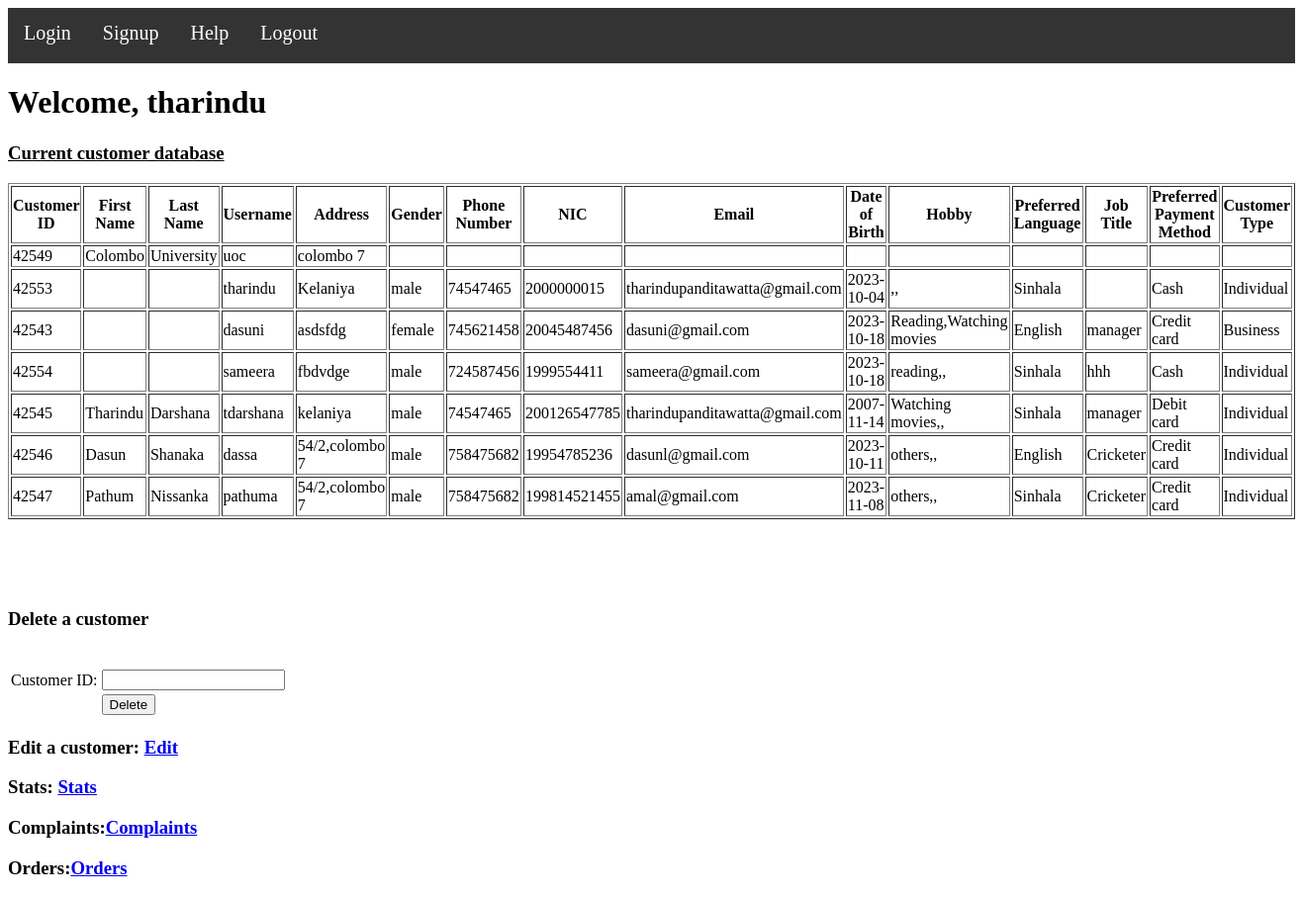
The app's page /temp/admin.php (signed in) with its own data.
### tables this page shows
CREATE TABLE IF NOT EXISTS `customer_relation` (
  `Customer_id` int(11) NOT NULL AUTO_INCREMENT,
  `First_name` varchar(20) NOT NULL,
  `Last_name` varchar(20) NOT NULL,
  `Username` varchar(30) NOT NULL,
  `Password` varchar(20) NOT NULL,
  `Address` varchar(30) DEFAULT NULL,
  `Gender` varchar(10) DEFAULT NULL,
  `Phone_no` int(10) DEFAULT NULL,
  `NIC` bigint(12) DEFAULT NULL,
  `Email` varchar(30) DEFAULT NULL,
  `Date_of_birth` varchar(20) DEFAULT NULL,
  `Hobby` varchar(50) DEFAULT NULL,
  `Preferred_language` varchar(10) DEFAULT NULL,
  `Job_title` varchar(10) DEFAULT NULL,
  `Preferred_payment_method` varchar(15) DEFAULT NULL,
  `Customer_type` varchar(10) DEFAULT NULL,
  `Admin` varchar(10) DEFAULT NULL,
  PRIMARY KEY (`Customer_id`)
);

### temp/admin.php (the view, shortened to what this page needs)
<?php
include("connection.php");
if (isset($_SESSION['username'])) {
    $username = $_SESSION['username'];
}
else {
    echo "<p style='color: red;'>You must log in first.<a href='index.php'>Login</a></p>";
    exit();
}
?>
<html>
<head>
    <link rel="stylesheet" type="text/css" href="./files/sample.css">
</head>
<body>
<ul class="ul1" >
    <li><a href="index.php">Login</a></li>
    <li><a href="signup.php">Signup</a></li>
    <li><a href="help.php">Help</a></li>
    <li><a href="logout.php">Logout</a></li>
</ul>
<h1>Welcome, <?php echo $username; ?></h1>
<h3><u>Current customer database</u></h3>
<?php
$sql = "SELECT Customer_id, First_name, Last_name, Username, Address, Gender, Phone_no, NIC, Email, Date_of_birth, Hobby, Preferred_language, Job_title, Preferred_payment_method, Customer_type
        FROM customer_relation
        WHERE Admin != 'yes'";
$result = $conn->query($sql);
if ($result->num_rows > 0) {
    echo "<table border='1'>";
    echo "<tr><th>Customer ID</th><th>First Name</th><th>Last Name</th><th>Username</th><th>Address</th><th>Gender</th><th>Phone Number</th><th>NIC</th><th>Email</th><th>Date of Birth</th><th>Hobby</th><th>Preferred Language</th><th>Job Title</th><th>Preferred Payment Method</th><th>Customer Type</th></tr>";
    while($row = $result->fetch_assoc()) {
        echo "<tr>";
        echo "<td>" . $row['Customer_id'] . "</td>";
        echo "<td>" . $row['First_name'] . "</td>";
        echo "<td>" . $row['Last_name'] . "</td>";
        echo "<td>" . $row['Username'] . "</td>";
        echo "<td>" . $row['Address'] . "</td>";
        echo "<td>" . $row['Gender'] . "</td>";
        echo "<td>" . $row['Phone_no'] . "</td>";
        echo "<td>" . $row['NIC'] . "</td>";
        echo "<td>" . $row['Email'] . "</td>";
        echo "<td>" . $row['Date_of_birth'] . "</td>";
        echo "<td>" . $row['Hobby'] . "</td>";
        echo "<td>" . $row['Preferred_language'] . "</td>";
        echo "<td>" . $row['Job_title'] . "</td>";
        echo "<td>" . $row['Preferred_payment_method'] . "</td>";
        echo "<td>" . $row['Customer_type'] . "</td>";
        echo "</tr>";
    }
    echo "</table>";
} else {
    echo "No user data found.";
}
?>
<br/><br/><br/><br/>
<h3>Delete a customer</h3><br/>
<form method="post" action="">
    <table>
        <tr>
            <td>Customer ID:</td>
            <td><input type="number" name="cid"></td>
        </tr>
        <tr>
            <td></td>
            <td><input type="submit" value="Delete"></td>
        </tr>
    </table>
</form>
<h3>Edit a customer: <a href="edit.php">Edit</a></h3>
<h3>Stats: <a href="noc.php">Stats</a></h3>
<h3>Complaints:<a href="admin_complaint.php">Complaints</a></h3>
<h3>Orders:<a href="admin_order.php">Orders</a></h3>
</body>
</html>

### temp/files/sample.css (style rules this page uses)
li a,.ul1 { list-style-type:none; margin:0; padding:0; overflow:hidden; background-color:#333; }
li, .set { font-size:20px; }
li { float:left; }
li a, .dropbtn { display:inline-block; color:white; text-align:center; padding:14px 16px; text-decoration:none; }

### records on screen
customer_relation: Customer_id "42549", First_name "Colombo", Last_name "University", Username "uoc", Address "colombo 7"
customer_relation: Customer_id "42553", Username "tharindu", Address "Kelaniya", Gender "male", Phone_no "74547465", NIC "2000000015", Email "tharindupanditawatta@gmail.com", Date_of_birth "2023-10-04", Hobby ",,", Preferred_language "Sinhala", Preferred_payment_method "Cash", Customer_type "Individual"
customer_relation: Customer_id "42543", Username "dasuni", Address "asdsfdg", Gender "female", Phone_no "745621458", NIC "20045487456", Email "dasuni@gmail.com", Date_of_birth "2023-10-18", Hobby "Reading,Watching movies", Preferred_language "English", Job_title "manager", Preferred_payment_method "Credit card", Customer_type "Business"
customer_relation: Customer_id "42554", Username "sameera", Address "fbdvdge", Gender "male", Phone_no "724587456", NIC "1999554411", Email "sameera@gmail.com", Date_of_birth "2023-10-18", Hobby "reading,,", Preferred_language "Sinhala", Job_title "hhh", Preferred_payment_method "Cash", Customer_type "Individual"
customer_relation: Customer_id "42545", First_name "Tharindu", Last_name "Darshana", Username "tdarshana", Address "kelaniya", Gender "male", Phone_no "74547465", NIC "200126547785", Email "tharindupanditawatta@gmail.com", Date_of_birth "2007-11-14", Hobby "Watching movies,,", Preferred_language "Sinhala", Job_title "manager", Preferred_payment_method "Debit card", Customer_type "Individual"
customer_relation: Customer_id "42546", First_name "Dasun", Last_name "Shanaka", Username "dassa", Address "54/2,colombo 7", Gender "male", Phone_no "758475682", NIC "19954785236", Email "dasunl@gmail.com", Date_of_birth "2023-10-11", Hobby "others,,", Preferred_language "English", Job_title "Cricketer", Preferred_payment_method "Credit card", Customer_type "Individual"
customer_relation: Customer_id "42547", First_name "Pathum", Last_name "Nissanka", Username "pathuma", Address "54/2,colombo 7", Gender "male", Phone_no "758475682", NIC "199814521455", Email "amal@gmail.com", Date_of_birth "2023-11-08", Hobby "others,,", Preferred_language "Sinhala", Job_title "Cricketer", Preferred_payment_method "Credit card", Customer_type "Individual"

### other values on screen
$username "tharindu"
